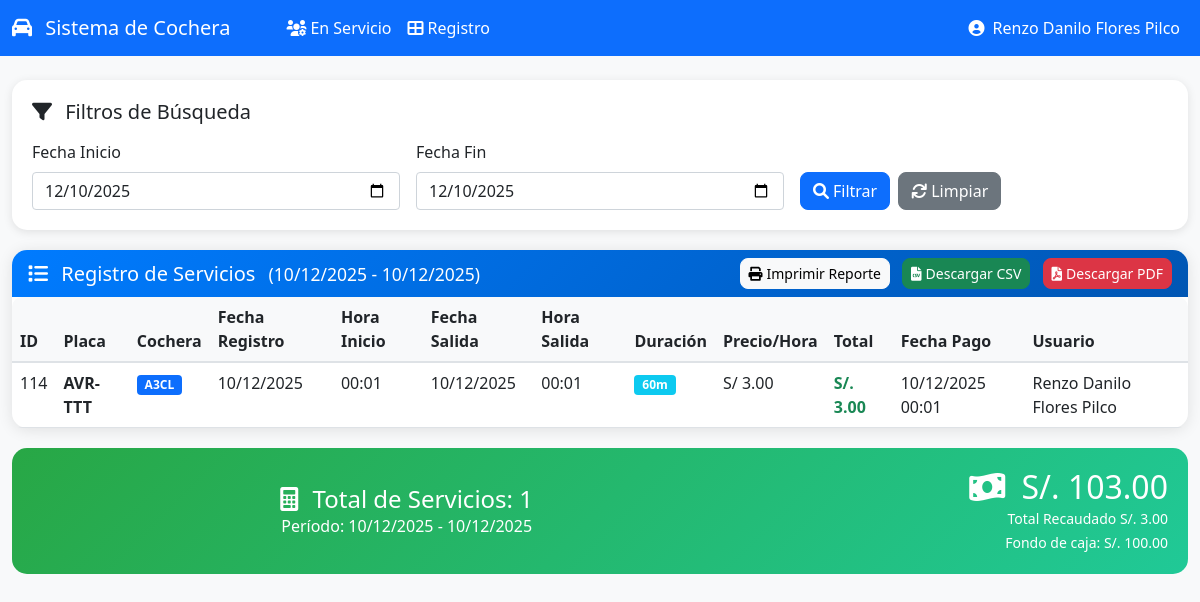
Screenshot of /public/registro.php (signed in) with the database file from the repository.
### tables this page shows
CREATE TABLE `alquiler` (
  `id_alquiler` int NOT NULL AUTO_INCREMENT,
  `id_espacio` int NOT NULL,
  `codigo` varchar(10) NOT NULL,
  `estado` char(1) DEFAULT NULL,
  `fecha_ingreso` datetime NOT NULL,
  `fecha_salida` datetime DEFAULT NULL,
  `hora_ingreso` datetime NOT NULL,
  `hora_salida` datetime DEFAULT NULL,
  `placa` varchar(20) NOT NULL,
  `id_usuario` int DEFAULT NULL,
  PRIMARY KEY (`id_alquiler`),
  KEY `fk_alquiler_espacio` (`id_espacio`),
  CONSTRAINT `fk_alquiler_espacio` FOREIGN KEY (`id_espacio`) REFERENCES `espacios` (`id_espacio`) ON DELETE RESTRICT ON UPDATE CASCADE
);

CREATE TABLE `pagos` (
  `id_pago` int NOT NULL AUTO_INCREMENT,
  `id_alquiler` int NOT NULL,
  `duracion` double NOT NULL,
  `importe` decimal(8,2) NOT NULL,
  `fecha_pago` datetime DEFAULT CURRENT_TIMESTAMP,
  PRIMARY KEY (`id_pago`),
  KEY `fk_pago_alquiler` (`id_alquiler`),
  CONSTRAINT `fk_pago_alquiler` FOREIGN KEY (`id_alquiler`) REFERENCES `alquiler` (`id_alquiler`) ON DELETE CASCADE ON UPDATE CASCADE
);

CREATE TABLE `usuarios` (
  `id_usuario` int NOT NULL AUTO_INCREMENT,
  `nombres` varchar(100) NOT NULL,
  `apellidos` varchar(100) NOT NULL,
  `usuario` varchar(100) NOT NULL,
  `clave` varchar(255) NOT NULL,
  `cargo` char(1) NOT NULL,
  `estado` char(1) DEFAULT NULL,
  `fecha_registro` datetime DEFAULT CURRENT_TIMESTAMP,
  PRIMARY KEY (`id_usuario`),
  UNIQUE KEY `usuario` (`usuario`)
);

### app/includes/auth.php (called while the page is built, shortened)
<?php
require_once __DIR__ . '/db.php';
require_once __DIR__ . '/utils.php';
function estaAutenticado() {
    return isset($_SESSION['user_id']) && !empty($_SESSION['user_id']);
}
function obtenerUsuarioActual() {
    return [
        'id_usuario' => $_SESSION['user_id'],
        'nombre' => $_SESSION['user_nombre'],
        'usuario' => $_SESSION['user_usuario'],
        'cargo' => $_SESSION['user_cargo']
    ];
}
function esAdmin() {
    return estaAutenticado() && $_SESSION['user_cargo'] === 'A';
}
?>

### app/includes/utils.php (called while the page is built, shortened)
<?php
function formatearFecha($fecha, $formato = 'd/m/Y H:i') {
    return date($formato, strtotime($fecha));
}
?>

### app/includes/db.php (called while the page is built, shortened)
<?php
$pdo = null;
function getConexion() {
    global $pdo, $conexion_error;
    if ($pdo === null) {
        try {
            $dsn = "mysql:host=" . DB_HOST . ";dbname=" . DB_NAME . ";charset=" . DB_CHARSET;
            $opciones = [
                PDO::ATTR_ERRMODE            => PDO::ERRMODE_EXCEPTION,
                PDO::ATTR_DEFAULT_FETCH_MODE => PDO::FETCH_ASSOC,
                PDO::ATTR_EMULATE_PREPARES   => false,
                PDO::MYSQL_ATTR_INIT_COMMAND => "SET NAMES " . DB_CHARSET
            ];
            $pdo = new PDO($dsn, DB_USER, DB_PASS, $opciones);
        } catch (PDOException $e) {
            $conexion_error = "Error de conexión: " . $e->getMessage();
            $pdo = null;
        }
    }
    return $pdo;
}
function ejecutarConsulta($sql, $params = []) {
    try {
        $pdo = getConexion();
        $stmt = $pdo->prepare($sql);
        $stmt->execute($params);
        return $stmt;
    } catch (PDOException $e) {
        error_log("Error en consulta: " . $e->getMessage());
        return false;
    }
}
?>

### app/services/servicios.php (called while the page is built, shortened)
<?php
require_once __DIR__ . '/../includes/db.php';
require_once __DIR__ . '/../includes/utils.php';
function obtenerHistorialServicios($fi = null, $ff = null, $id_usuario = null, $es_admin = false)
{
    $sql = "SELECT a.id_alquiler,a.placa,a.codigo,a.fecha_ingreso,a.hora_ingreso,a.fecha_salida,a.hora_salida,
                   p.duracion,p.importe,p.fecha_pago,e.id_espacio,
                   u.nombres AS usuario_nombres, u.apellidos AS usuario_apellidos
               FROM alquiler a
               JOIN pagos p USING(id_alquiler)
               JOIN espacios e USING(id_espacio)
               LEFT JOIN usuarios u ON a.id_usuario = u.id_usuario
               WHERE a.estado='F'";
    $p = [];
    if (!$es_admin && $id_usuario) {
        $sql .= " AND a.id_usuario=?";
        $p[] = $id_usuario;
    }
    if ($fi && $ff) {
        $sql .= " AND DATE(p.fecha_pago) BETWEEN ? AND ?";
        $p[] = $fi;
        $p[] = $ff;
    } elseif ($fi) {
        $sql .= " AND DATE(p.fecha_pago)>=?";
        $p[] = $fi;
    } elseif ($ff) {
        $sql .= " AND DATE(p.fecha_pago)<=?";
        $p[] = $ff;
    }
    $sql .= " ORDER BY p.fecha_pago DESC";
    $s = ejecutarConsulta($sql, $p);
    return $s?->fetchAll() ?: [];
}

### public/registro.php (the view, shortened to what this page needs)
<!DOCTYPE html>
<html lang="es">
<head>
    <link href="https://cdn.jsdelivr.net/npm/bootstrap@5.1.3/dist/css/bootstrap.min.css" rel="stylesheet">
    <link href="https://cdnjs.cloudflare.com/ajax/libs/font-awesome/6.0.0/css/all.min.css" rel="stylesheet">
</head>
<body>
    <?php
    require_once '../app/includes/auth.php';
    require_once '../app/services/servicios.php';
    $usuario = obtenerUsuarioActual();
    $fecha_inicio = $_GET['fecha_inicio'] ?? '';
    $fecha_fin = $_GET['fecha_fin'] ?? '';
    if (empty($fecha_inicio) && empty($fecha_fin)) {
        $fecha_inicio = date('Y-m-d');
        $fecha_fin = date('Y-m-d');
    }
    $servicios = obtenerHistorialServicios(
        $fecha_inicio,
        $fecha_fin,
        $usuario['id_usuario'],
        esAdmin()
    );
    $total_recaudado = 0;
    foreach ($servicios as $servicio) {
        $total_recaudado += $servicio['importe'];
    }
    ?>
    <nav class="navbar navbar-expand-lg navbar-dark bg-primary">
        <div class="container-fluid">
            <a class="navbar-brand" href="dashboard.php">
                <i class="fas fa-car me-2"></i>
                Sistema de Cochera
            </a>
            <div class="navbar-nav ms-3">
                <a class="nav-link text-white" href="servicio.php">
                    <i class="fas fa-users-cog me-1"></i>En Servicio
                </a>
                <a class="nav-link text-white" href="registro.php">
                    <i class="fas fa-th-large me-1"></i>Registro
                </a>
            </div>
            <div class="navbar-nav ms-auto">
                <a class="nav-link text-white" href="#" data-bs-toggle="modal" data-bs-target="#usuarioModal">
                    <i class="fas fa-user-circle me-1"></i>
                    <?= $usuario['nombre']; ?>
                </a>
            </div>
        </div>
    </nav>
    <div class="container-fluid py-4">
        <div class="filtros-section no-print">
            <h5 class="mb-3">
                <i class="fas fa-filter me-2"></i>
                Filtros de Búsqueda
            </h5>
            <form method="GET" action="" class="row g-3">
                <div class="col-md-4">
                    <label for="fecha_inicio" class="form-label">Fecha Inicio</label>
                    <input type="date" class="form-control" id="fecha_inicio" name="fecha_inicio"
                        value="<?php echo $fecha_inicio; ?>">
                </div>
                <div class="col-md-4">
                    <label for="fecha_fin" class="form-label">Fecha Fin</label>
                    <input type="date" class="form-control" id="fecha_fin" name="fecha_fin"
                        value="<?php echo $fecha_fin; ?>">
                </div>
                <div class="col-md-4">
                    <label class="form-label">&nbsp;</label>
                    <div class="d-grid gap-2 d-md-flex">
                        <button type="submit" class="btn btn-primary">
                            <i class="fas fa-search me-1"></i>Filtrar
                        </button>
                        <a href="registro.php" class="btn btn-secondary">
                            <i class="fas fa-refresh me-1"></i>Limpiar
                        </a>
                    </div>
                </div>
            </form>
        </div>
        <div class="row">
            <div class="col-12">
                <div class="card">
                    <div class="card-header d-flex justify-content-between align-items-center">
                        <h5 class="mb-0">
                            <i class="fas fa-list me-2"></i>
                            Registro de Servicios
                            <?php if ($fecha_inicio && $fecha_fin): ?>
                                <small class="ms-2">
                                    (<?php echo formatearFecha($fecha_inicio, 'd/m/Y'); ?> -
                                    <?php echo formatearFecha($fecha_fin, 'd/m/Y'); ?>)
                                </small>
                            <?php endif; ?>
                        </h5>
                        <div class="no-print">
                            <button type="button" class="btn btn-light btn-sm me-2" onclick="imprimirReporte()">
                                <i class="fas fa-print me-1"></i>Imprimir Reporte
                            </button>
                            <button type="button" class="btn btn-success btn-sm me-2" onclick="descargarReporte()">
                                <i class="fas fa-file-csv me-1"></i>Descargar CSV
                            </button>
                            <button type="button" class="btn btn-danger btn-sm" onclick="descargarReportePDF()">
                                <i class="fas fa-file-pdf me-1"></i>Descargar PDF
                            </button>
                        </div>
                    </div>
                    <div class="card-body p-0">
                        <?php if (empty($servicios)): ?>
                            <div class="text-center py-5">
                                <i class="fas fa-inbox fa-3x text-muted mb-3"></i>
                                <h5 class="text-muted">No hay servicios registrados</h5>
                                <p class="text-muted">No se encontraron servicios en el rango de fechas seleccionado.</p>
                            </div>
                        <?php else: ?>
                            <div class="table-responsive">
                                <table class="table table-hover mb-0">
                                    <thead>
                                        <tr>
                                            <th>ID</th>
                                            <th>Placa</th>
                                            <th>Cochera</th>
                                            <th>Fecha Registro</th>
                                            <th>Hora Inicio</th>
                                            <th>Fecha Salida</th>
                                            <th>Hora Salida</th>
                                            <th>Duración</th>
                                            <th>Precio/Hora</th>
                                            <th>Total</th>
                                            <th>Fecha Pago</th>
                                                <th>Usuario</th>
                                        </tr>
                                    </thead>
                                    <tbody>
                                        <?php foreach ($servicios as $servicio): ?>
                                            <tr>
                                                <td><?php echo $servicio['id_alquiler']; ?></td>
                                                <td><strong><?php echo $servicio['placa']; ?></strong></td>
                                                <td><span class="badge bg-primary"><?php echo $servicio['codigo']; ?></span></td>
                                                <td><?php echo formatearFecha($servicio['fecha_ingreso'], 'd/m/Y'); ?></td>
                                                <td><?php echo date('H:i', strtotime($servicio['hora_ingreso'])); ?></td>
                                                <td><?php echo formatearFecha($servicio['fecha_salida'], 'd/m/Y'); ?></td>
                                                <td><?php echo date('H:i', strtotime($servicio['hora_salida'])); ?></td>
                                                <td><span class="badge bg-info"><?php echo number_format($servicio['duracion']); ?>m</span></td>
                                                <td>S/ <?= number_format(3, 2) ?></td>
                                                <td><strong class="text-success">S/. <?php echo number_format($servicio['importe'], 2); ?></strong></td>
                                                <td><?php echo formatearFecha($servicio['fecha_pago'], 'd/m/Y H:i'); ?></td>
                                                    <td><?php echo $servicio['usuario_nombres'] . ' ' . $servicio['usuario_apellidos']; ?></td>
                                            </tr>
                                        <?php endforeach; ?>
                                    </tbody>
                                </table>
                            </div>
                        <?php endif; ?>
                    </div>
                </div>
                <?php if (!empty($servicios)): ?>
                    <div class="total-section">
                        <div class="row align-items-center">
                            <div class="col-md-8">
                                <h4 class="mb-0">
                                    <i class="fas fa-calculator me-2"></i>
                                    Total de Servicios: <?php echo count($servicios); ?>
                                </h4>
                                <p class="mb-0">
                                    Período: <?php echo formatearFecha($fecha_inicio, 'd/m/Y'); ?> -
                                    <?php echo formatearFecha($fecha_fin, 'd/m/Y'); ?>
                                </p>
                            </div>
                            <div class="col-md-4 text-end">
                                <h2 class="mb-0">
                                    <i class="fas fa-money-bill-wave me-2"></i>
                                    S/. <?php echo number_format($total_recaudado + 100, 2); ?>
                                </h2>
                                <small>Total Recaudado S/. <?php echo number_format($total_recaudado, 2); ?></small><br>
                                <?php
                                $fondo_caja = 100;
                                ?>
                                <small>Fondo de caja: S/. <?php echo number_format($fondo_caja, 2); ?></small><br>
                            </div>
                        </div>
                    </div>
                <?php endif; ?>
            </div>
        </div>
    </div>
</body>
</html>

### public/registro.php (style rules this page uses)
body { background-color: #f8f9fa; font-family: 'Segoe UI', Tahoma, Geneva, Verdana, sans-serif; }
.card { border: none; border-radius: 15px; box-shadow: 0 2px 15px rgba(0, 0, 0, 0.1); }
.card-header { background: linear-gradient(135deg, #007bff 0%, #0056b3 100%); color: white; border-radius: 15px 15px 0 0 !important; border: none; }
.table { border-radius: 10px; overflow: hidden; }
.table th { background-color: #f8f9fa; border-bottom: 2px solid #dee2e6; font-weight: 600; }
.total-section { background: linear-gradient(135deg, #28a745 0%, #20c997 100%); color: white; border-radius: 15px; padding: 20px; text-align: center; margin-top: 20px; }
.filtros-section { background: white; border-radius: 15px; padding: 20px; margin-bottom: 20px; box-shadow: 0 2px 10px rgba(0, 0, 0, 0.1); }
.btn { border-radius: 8px; font-weight: z0; }

### rows the page displays
alquiler: id_alquiler "114", placa "AVR-TTT", codigo "A3CL", fecha_ingreso "10/12/2025", hora_ingreso "00:01", fecha_salida "10/12/2025", hora_salida "00:01", pagos.duracion "60", pagos.importe "3.00", pagos.fecha_pago "10/12/2025 00:01", id_usuario.nombres "Renzo Danilo", id_usuario.apellidos "Flores Pilco"

### other values shown
$usuario['nombre'] "Renzo Danilo Flores Pilco"
formatearFecha($fecha_inicio, 'd/m/Y') "10/12/2025"
formatearFecha($fecha_fin, 'd/m/Y') "10/12/2025"
count($servicios) "1"
$total_recaudado + 100 "103.00"
$total_recaudado "3.00"
$fondo_caja "100.00"
